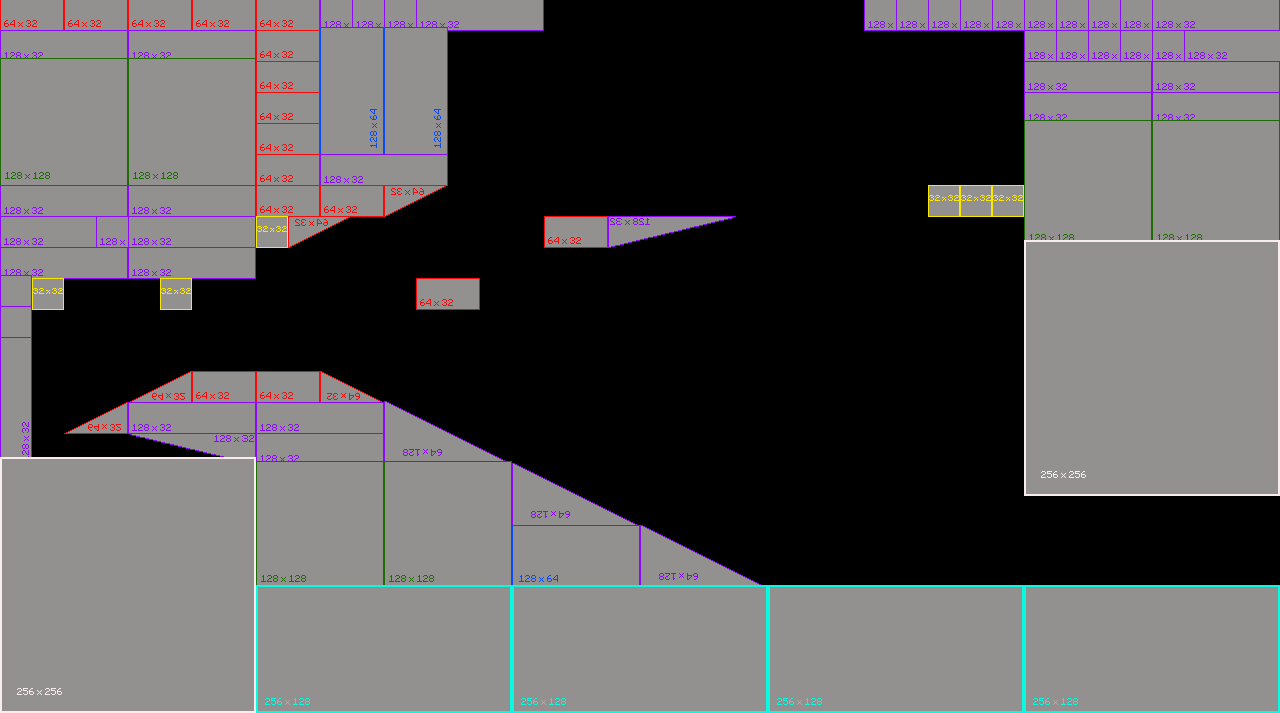

This is a level from a 2D game, rendered from its Tiled map with the project's own tilesets. A one-line summary and the complete map file follow:
An orthogonal 40x23 tile map with 32x31 px tiles, 1 tile layer (Blueprint), 8 tilesets and 42 objects (Starting Point, FinishPoint).

<map version="1.9" tiledversion="1.9.2" orientation="orthogonal" renderorder="left-up" width="40" height="23" tilewidth="32" tileheight="31" infinite="0" nextlayerid="5" nextobjectid="45">
 <tileset firstgid="1" source="../Tilesets/branco.tsx" />
 <tileset firstgid="2" source="../Tilesets/roxo.tsx" />
 <tileset firstgid="66" source="../Tilesets/verde.tsx" />
 <tileset firstgid="67" source="../Tilesets/ciano.tsx" />
 <tileset firstgid="83" source="../Tilesets/Vermelho.tsx" />
 <tileset firstgid="147" source="../Tilesets/Amarelo.tsx" />
 <tileset firstgid="148" source="../Tilesets/azul.tsx" />
 <tileset firstgid="164" source="../Tilesets/triangulo_roxo.tsx" />
 <layer id="1" name="Blueprint" width="40" height="23">
  <data encoding="csv">
115,0,115,0,115,0,115,0,115,0,3,3,3,3,0,0,0,0,0,0,0,0,0,0,0,0,0,3,3,3,3,3,3,3,3,3,3,0,0,0,
3,0,0,0,3,0,0,0,115,0,0,0,0,0,0,0,0,0,0,0,0,0,0,0,0,0,0,0,0,0,0,0,3,3,3,3,3,3,0,0,
0,0,0,0,0,0,0,0,115,0,0,0,0,0,0,0,0,0,0,0,0,0,0,0,0,0,0,0,0,0,0,0,3,0,0,0,3,0,0,0,
0,0,0,0,0,0,0,0,115,0,0,0,0,0,0,0,0,0,0,0,0,0,0,0,0,0,0,0,0,0,0,0,3,0,0,0,3,0,0,0,
0,0,0,0,0,0,153,0,115,0,1610612884,0,1610612884,0,0,0,0,0,0,0,0,0,0,0,0,0,0,0,0,0,0,0,0,0,0,0,0,0,0,0,
66,0,0,0,66,0,157,0,115,0,3,0,0,0,0,0,0,0,0,0,0,0,0,0,0,0,0,0,0,0,0,0,0,0,0,0,0,0,0,0,
3,0,0,0,3,0,0,0,115,0,115,0,88,0,0,0,0,0,0,0,0,0,0,0,0,0,0,0,0,147,147,147,0,0,0,0,0,0,0,0,
3,0,0,3,3,0,0,0,147,88,0,0,0,0,0,0,0,115,0,14,0,0,0,0,0,0,0,0,0,0,0,0,66,0,0,0,66,0,0,0,
3,0,0,0,3,0,0,0,0,0,0,0,0,0,0,0,0,0,0,0,0,0,0,0,0,0,0,0,0,0,0,0,0,0,0,0,0,0,0,0,
0,147,0,0,0,147,0,0,0,0,0,0,0,115,0,0,0,0,0,0,0,0,0,0,0,0,0,0,0,0,0,0,0,0,0,0,0,0,0,0,
0,0,0,0,0,0,0,0,0,0,0,0,0,0,0,0,0,0,0,0,0,0,0,0,0,0,0,0,0,0,0,0,0,0,0,0,0,0,0,0,
0,0,0,0,0,0,0,0,0,0,0,0,0,0,0,0,0,0,0,0,0,0,0,0,0,0,0,0,0,0,0,0,0,0,0,0,0,0,0,0,
1610612739,0,0,0,3221225560,0,115,0,115,0,3221225559,0,0,0,0,0,0,0,0,0,0,0,0,0,0,0,0,0,0,0,0,0,0,0,0,0,0,0,0,0,
1610612739,0,3221225560,0,3,0,0,0,3,0,0,0,0,0,0,0,0,0,0,0,0,0,0,0,0,0,0,0,0,0,0,0,0,0,0,0,0,0,0,0,
1610612739,0,0,0,8,0,0,0,3,0,0,0,3221225636,0,0,0,0,0,0,0,0,0,0,0,0,0,0,0,0,0,0,0,0,0,0,0,0,0,0,0,
0,0,0,0,0,0,0,0,0,0,0,0,0,0,0,0,0,0,0,0,0,0,0,0,0,0,0,0,0,0,0,0,1,0,0,0,0,0,0,0,
0,0,0,0,0,0,0,0,0,0,0,0,0,0,0,0,3221225636,0,0,0,0,0,0,0,0,0,0,0,0,0,0,0,0,0,0,0,0,0,0,0,
0,0,0,0,0,0,0,0,0,0,0,0,0,0,0,0,0,0,0,0,0,0,0,0,0,0,0,0,0,0,0,0,0,0,0,0,0,0,0,0,
0,0,0,0,0,0,0,0,66,0,0,0,66,0,0,0,148,0,0,0,3221225636,0,0,0,0,0,0,0,0,0,0,0,0,0,0,0,0,0,0,0,
0,0,0,0,0,0,0,0,0,0,0,0,0,0,0,0,0,0,0,0,0,0,0,0,42,42,42,42,42,42,42,42,0,0,0,0,0,0,0,0,
0,0,0,0,0,0,0,0,0,0,0,0,0,0,0,0,0,0,0,0,0,0,0,0,42,42,42,42,42,42,42,42,0,0,0,0,0,0,0,0,
0,0,0,0,0,0,0,0,0,0,0,0,0,0,0,0,0,0,0,0,0,0,0,0,42,42,42,42,42,42,42,42,0,0,42,0,0,0,0,0,
1,0,0,0,0,0,0,0,67,0,0,0,0,0,0,0,67,0,0,0,0,0,0,0,67,42,42,42,42,42,42,42,67,0,0,0,0,0,0,0
</data>
 </layer>
 <objectgroup id="3" name="collisionMask">
  <object id="1" x="0" y="0" width="32" height="465" />
  <object id="2" x="256" y="0" width="128" height="217" />
  <object id="4" x="1024" y="0" width="256" height="496" />
  <object id="5" x="1024" y="-62" width="32" height="93" />
  <object id="6" x="1184" y="-62" />
  <object id="7" x="928" y="186" width="96" height="31" />
  <object id="8" x="768" y="589" width="512" height="124" />
  <object id="9" x="480" y="589" width="288" height="124" />
  <object id="10" x="256" y="589" width="224" height="124" />
  <object id="11" x="256" y="372" width="64" height="217" />
  <object id="12" x="320" y="403" width="64" height="186" />
  <object id="13" x="384" y="465" width="128" height="124" />
  <object id="14" x="512" y="527" width="128" height="62" />
  <object id="15" x="448" y="930" />
  <object id="16" x="416" y="279" width="64" height="31" />
  <object id="17" x="544" y="217" width="64" height="31" />
  <object id="18" x="320" y="372">
   <polygon points="0,0 64,31 0,31" />
  </object>
  <object id="19" x="608" y="217">
   <polygon points="0,0 128,0 0,31" />
  </object>
  <object id="20" x="320" y="93" />
  <object id="21" x="384" y="0" width="64" height="186" />
  <object id="22" x="448" y="0" width="96" height="31" />
  <object id="23" x="288" y="217">
   <polygon points="0,0 64,0 0,31" />
  </object>
  <object id="24" x="448" y="186">
   <polygon points="0,0 -64,0 -64,31" />
  </object>
  <object id="25" x="512" y="465">
   <polygon points="0,0 128,62 0,62" />
  </object>
  <object id="26" x="640" y="527">
   <polygon points="0,0 128,62 0,62" />
  </object>
  <object id="27" x="512" y="465">
   <polygon points="0,0 -128,-62 -128,0" />
  </object>
  <object id="32" x="0" y="279" width="32" height="186" />
  <object id="33" x="160" y="279" width="32" height="31" />
  <object id="34" x="32" y="279" width="32" height="31" />
  <object id="35" x="32" y="62" width="32" height="248" />
  <object id="36" x="32" y="0" width="224" height="186" />
  <object id="37" x="64" y="186" width="192" height="93" />
  <object id="38" x="160" y="279" width="32" height="31" />
  <object id="39" x="192" y="372" width="64" height="62" />
  <object id="40" x="128" y="403" width="64" height="31" />
  <object id="41" x="192" y="372">
   <polygon points="0,0 -64,31 0,31" />
  </object>
  <object id="42" x="128" y="403">
   <polygon points="0,0 -64,31 0,31" />
  </object>
  <object id="43" x="160" y="434">
   <polygon points="0,0 96,0 96,31" />
  </object>
  <object id="44" x="864" y="0" width="160" height="31" />
 </objectgroup>
 <objectgroup id="4" name="Objects">
  <object id="29" x="0" y="403" width="77" height="19">
   <text wrap="1">Reward</text>
  </object>
  <object id="30" name="Starting Point" x="256" y="310" width="64" height="62" />
  <object id="31" name="FinishPoint" x="1216" y="527" width="64" height="62" />
 </objectgroup>
</map>